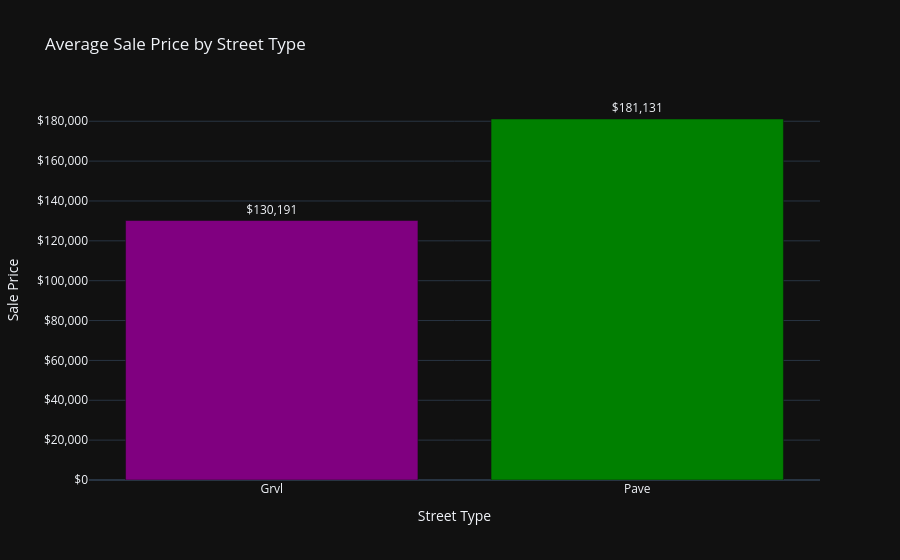
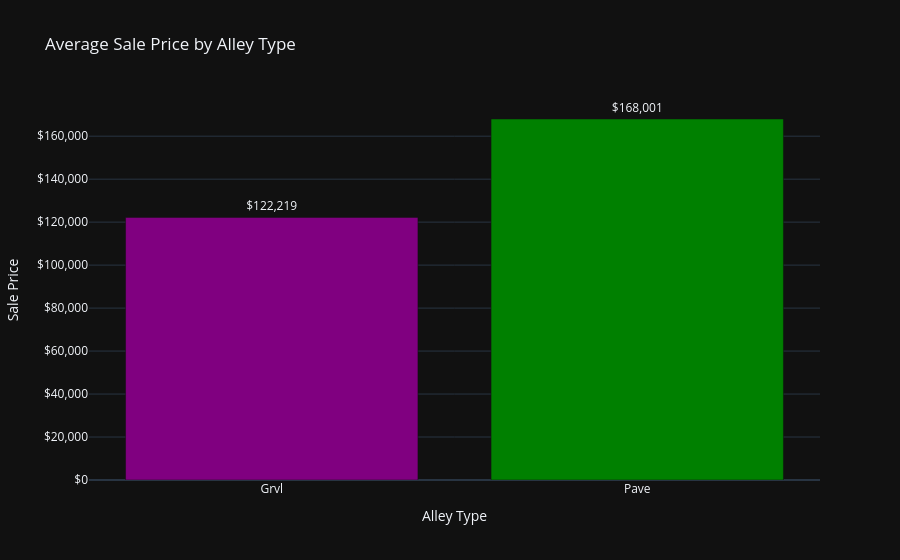

Notebook code for these charts, in order:
### Markdown cell above
MSZoning: Identifies the general zoning classification of the sale.
		
*      A	Agriculture
*      C	Commercial
*      FV	Floating Village Residential
*      I	Industrial
*      RH	Residential High Density
*      RL	Residential Low Density
*      RP	Residential Low Density Park 
*      RM	Residential Medium Density

### Code cell
# 3. Street and alley access types effect on sale price
street_prices = df.groupby('Street')['SalePrice'].mean()
alley_prices = df.groupby('Alley')['SalePrice'].mean()

# Street Prices
colors_street = np.where(street_prices.index == 'Pave', 'purple', 'green')
fig5 = px.bar(
    x=street_prices.index, 
    y=street_prices.values, 
    title='Average Sale Price by Street Type',
    template='plotly_dark', text=street_prices.values,
    color=colors_street, color_discrete_sequence=['purple', 'green']
)

fig5.update_traces(texttemplate='$%{text:,.0f}', textposition='outside')
fig5.update_yaxes(title='Sale Price', tickprefix='$', tickformat=',')
fig5.update_xaxes(title='Street Type')
fig5.update_layout(showlegend=False)

# Alley Prices
colors_alley = np.where(alley_prices.index == 'Pave', 'purple', 'green')
fig6 = px.bar(
    x=alley_prices.index, 
    y=alley_prices.values, 
    title='Average Sale Price by Alley Type',
    template='plotly_dark', 
    text=alley_prices.values,
    color=colors_alley, color_discrete_sequence=['purple', 'green']
)

fig6.update_traces(texttemplate='$%{text:,.0f}', textposition='outside')
fig6.update_yaxes(title='Sale Price', tickprefix='$', tickformat=',')
fig6.update_xaxes(title='Alley Type')
fig6.update_layout(showlegend=False)

fig5.show()
fig6.show()

### Figure 1 — Plotly figure (JSON) as saved in the notebook; plotly's stock layout.template omitted (floating-point values rounded to 4 significant figures)
{"data": [{"hovertemplate": "color=green<br>x=%{x}<br>y=%{y}<br>text=%{text}<extra></extra>", "legendgroup": "green", "marker": {"color": "purple", "pattern": {"shape": ""}}, "name": "green", "orientation": "v", "showlegend": true, "text": [130200.0], "textposition": "outside", "texttemplate": "$%{text:,.0f}", "type": "bar", "x": ["Grvl"], "xaxis": "x", "y": [130200.0], "yaxis": "y"}, {"hovertemplate": "color=purple<br>x=%{x}<br>y=%{y}<br>text=%{text}<extra></extra>", "legendgroup": "purple", "marker": {"color": "green", "pattern": {"shape": ""}}, "name": "purple", "orientation": "v", "showlegend": true, "text": [181100.0], "textposition": "outside", "texttemplate": "$%{text:,.0f}", "type": "bar", "x": ["Pave"], "xaxis": "x", "y": [181100.0], "yaxis": "y"}], "layout": {"barmode": "relative", "legend": {"title": {"text": "color"}, "tracegroupgap": 0}, "showlegend": false, "title": {"text": "Average Sale Price by Street Type"}, "xaxis": {"anchor": "y", "domain": [0, 1], "title": {"text": "Street Type"}}, "yaxis": {"anchor": "x", "domain": [0, 1], "tickformat": ",", "tickprefix": "$", "title": {"text": "Sale Price"}}}}

### Figure 2 — Plotly figure (JSON) as saved in the notebook; plotly's stock layout.template omitted (floating-point values rounded to 4 significant figures)
{"data": [{"hovertemplate": "color=green<br>x=%{x}<br>y=%{y}<br>text=%{text}<extra></extra>", "legendgroup": "green", "marker": {"color": "purple", "pattern": {"shape": ""}}, "name": "green", "orientation": "v", "showlegend": true, "text": [122200.0], "textposition": "outside", "texttemplate": "$%{text:,.0f}", "type": "bar", "x": ["Grvl"], "xaxis": "x", "y": [122200.0], "yaxis": "y"}, {"hovertemplate": "color=purple<br>x=%{x}<br>y=%{y}<br>text=%{text}<extra></extra>", "legendgroup": "purple", "marker": {"color": "green", "pattern": {"shape": ""}}, "name": "purple", "orientation": "v", "showlegend": true, "text": [168000.0], "textposition": "outside", "texttemplate": "$%{text:,.0f}", "type": "bar", "x": ["Pave"], "xaxis": "x", "y": [168000.0], "yaxis": "y"}], "layout": {"barmode": "relative", "legend": {"title": {"text": "color"}, "tracegroupgap": 0}, "showlegend": false, "title": {"text": "Average Sale Price by Alley Type"}, "xaxis": {"anchor": "y", "domain": [0, 1], "title": {"text": "Alley Type"}}, "yaxis": {"anchor": "x", "domain": [0, 1], "tickformat": ",", "tickprefix": "$", "title": {"text": "Sale Price"}}}}
